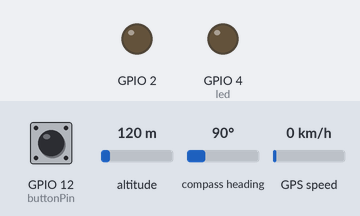
Simulated run of this sketch. Board: ESP32. Parts: output pins drawn as LEDs (lit = HIGH). Inputs (shaded band) come from the test bench; at power-on: GPIO 12 (buttonPin) HIGH, altitude 120 m, compass heading 90°, GPS speed 0 km/h. WiFi joins after 1.5 s; servers stay silent unless stated; the GPS gets a fix after 3 s at 37.7749, -122.4194 with 8 satellites; web services answer with replies made up by the test bench; what the sketch prints to the serial monitor is not drawn.

Above: at 7.9 s.
8.0 s: GPIO 12 (buttonPin) pulled LOW for 0.15 s
At 9.4 s:
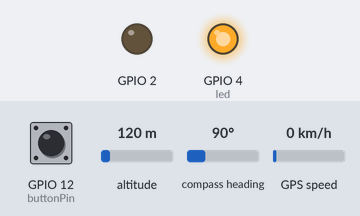
12.2 s: GPIO 12 (buttonPin) pulled LOW for 1 s
17.2 s: GPIO 12 (buttonPin) pulled LOW for 3.2 s
At 21.8 s:
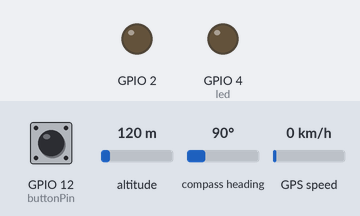
Timing chart, 0 to 23.3 s (numbered marks = the images above; inputs shaded):
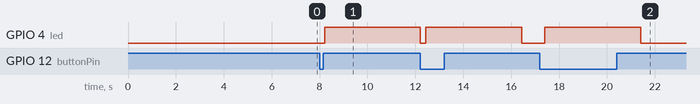

Measured:
- after the input at 8.0 s, GPIO 4 (led): LOW → HIGH after 0.21 s
- after the input at 17.2 s, GPIO 4 (led): LOW → HIGH after 0.21 s, → LOW 4.0 s later

The sketch:

send_Gps_Location_To_Whatsapp.ino
```cpp
#include <WiFi.h>         //Including wifi.h library it will take care of all wifi related task
#include <HTTPClient.h>   //Including HTTPClient.h library to use all api
#include <HardwareSerial.h>
const char* ssid = "realme C25";             //Add your WiFi ssid
const char* password =  "11111111";    //Add your WiFi password
//fatin vai
String apiKey = "3893691";              //Add your Token number that bot has sent you on WhatsApp messenger
String phone_number = "8801876313623"; //Add your WhatsApp app registered phone number (same number that bot send you in url)

//shan
//String apiKey = "5046106";              //Add your Token number that bot has sent you on WhatsApp messenger
//String phone_number = "8801878904575"; //Add your WhatsApp app registered phone number (same number that bot send you in url)

String url;                            //url String will be used to store the final generated URL
String message = "";
String message1 = "";
int check = 0;
char ready;
const int buttonPin = 12;  // Pin connected to the push button
int buttonState = HIGH;   // Current state of the button
int lastButtonState = HIGH;  // Previous state of the button
unsigned long lastDebounceTime = 0;  // Last time the button state changed
unsigned long debounceDelay = 50;    // Debounce time in milliseconds


#include <HardwareSerial.h> // Include the hardware serial library for ESP32
#include <TinyGPS++.h>     // Include the TinyGPS++ library for parsing GPS data

// Define the serial port connected to the GPS module
HardwareSerial gpsSerial(1);

// Define the TinyGPS++ object
TinyGPSPlus gps;
//int swtch = 12;
int led = 4;
void setup() {
  pinMode(led,OUTPUT);
  pinMode(buttonPin, INPUT_PULLUP);  // Enable internal pullup resistor
  pinMode(2,OUTPUT);
  Serial.begin(115200); // Start serial communication for debugging
  gpsSerial.begin(9600, SERIAL_8N1, 16, 17); // Start serial communication with GPS module
  WiFi.begin(ssid, password);              // Try to connect with the given SSID and PSS
  Serial.println("Connecting to WiFi");
  while (WiFi.status() != WL_CONNECTED) {  // Wait until WiFi is connected
    delay(500);
    Serial.print(".");
  }
  Serial.println();
  Serial.println("Connected to the WiFi network"); // Print wifi connect message
  delay(5000);
  // use message_to_whatsapp function to send your own message
  message_to_whatsapp("We are successfully connected");
  check = 0;
}

void loop(){
  char print_buf[300];
  char print_buf2[300];
  gpsLocation();
  sprintf(print_buf,"I am in a Denger!\nhttps://www.google.com/maps?q=%lf,%lf",gps.location.lat(),gps.location.lng());
  sprintf(print_buf2,"I am in a Denger!\nhttps://www.google.com/maps?q=%s,%s","22.4619","91.9711");
  Serial.println(print_buf);
  int but = button();
  Serial.println(but);
  digitalWrite(led,0);
  if(but==0  && ready =='R'){
    Serial.println(but);
    digitalWrite(led,1);
    while(check!=1 ){
      digitalWrite(led,0);
      message_to_whatsapp(print_buf);
      Serial.print("inside");
      digitalWrite(led,1);
    }
    digitalWrite(led,1);
    delay(4000);
    digitalWrite(led,0);
    digitalWrite(2,0);
    check = 0;
    but=1;
    //delay(200);
  }
  else if(but==0  && ready =='N'){
    Serial.println(but);
    digitalWrite(led,1);
    while(check!=1 ){
      digitalWrite(led,0);
      message_to_whatsapp(print_buf2);
      Serial.print("inside");
      digitalWrite(led,1);
    }
    digitalWrite(led,1);
    delay(4000);
    digitalWrite(led,0);
    digitalWrite(2,0);
    check = 0;
    but=1;
    //delay(200);
  }
  else{
    Serial.println("No");
    digitalWrite(led,0);
  }
}

void gpsLocation() {
  // Read data from GPS module
  while (gpsSerial.available() > 0) {
    if (gps.encode(gpsSerial.read())) {
      // If new data is parsed successfully
      if (gps.location.isValid()) {
        // If valid location data is available
//        Serial.print("Latitude: ");
//        Serial.println(gps.location.lat(), 6); // Print latitude
//        Serial.print("Longitude: ");
//        Serial.println(gps.location.lng(), 6); // Print longitude
//        Serial.print("Altitude (meters): ");
//        Serial.println(gps.altitude.meters()); // Print altitude
        ready = 'R';
      } else {
        Serial.println("Waiting for GPS fix...");
        ready = 'N';
      }
    }
  }
}


void  message_to_whatsapp(String message)       // user define function to send meassage to WhatsApp app
{
  //adding all number, your api key, your message into one complete url
  url = "https://api.callmebot.com/whatsapp.php?phone=" + phone_number + "&apikey=" + apiKey + "&text=" + urlencode(message);

  postData(); // calling postData to run the above-generated url once so that you will receive a message.
}

void postData()     //userDefine function used to call api(POST data)
{
  int httpCode;     // variable used to get the responce http code after calling api
  HTTPClient http;  // Declare object of class HTTPClient
  http.begin(url);  // begin the HTTPClient object with generated url
  httpCode = http.POST(url); // Finaly Post the URL with this function and it will store the http code
  if (httpCode == 200)      // Check if the responce http code is 200
  {
    Serial.println("Sent ok."); // print message sent ok message
    check = 1;
  }
  else                      // if response HTTP code is not 200 it means there is some error.
  {
    Serial.println("Error."); // print error message.
    check = 0;
  }
  http.end();          // After calling API end the HTTP client object.
}

String urlencode(String str)  // Function used for encoding the url
{
    String encodedString="";
    char c;
    char code0;
    char code1;
    char code2;
    for (int i =0; i < str.length(); i++){
      c=str.charAt(i);
      if (c == ' '){
        encodedString+= '+';
      } else if (isalnum(c)){
        encodedString+=c;
      } else{
        code1=(c & 0xf)+'0';
        if ((c & 0xf) >9){
            code1=(c & 0xf) - 10 + 'A';
        }
        c=(c>>4)&0xf;
        code0=c+'0';
        if (c > 9){
            code0=c - 10 + 'A';
        }
        code2='\0';
        encodedString+='%';
        encodedString+=code0;
        encodedString+=code1;
        //encodedString+=code2;
      }
      yield();
    }
    return encodedString;
}

void updateSerial()
{
  delay(500);
  while (Serial.available())
  {
    Serial2.write(Serial.read());//Forward what Serial received to Software Serial Port
  }
  while (Serial2.available())
  {
    Serial.write(Serial2.read());//Forward what Software Serial received to Serial Port
  }
}


int button() {
  int reading = digitalRead(buttonPin);  // Read the state of the button

  return reading;
}
```
